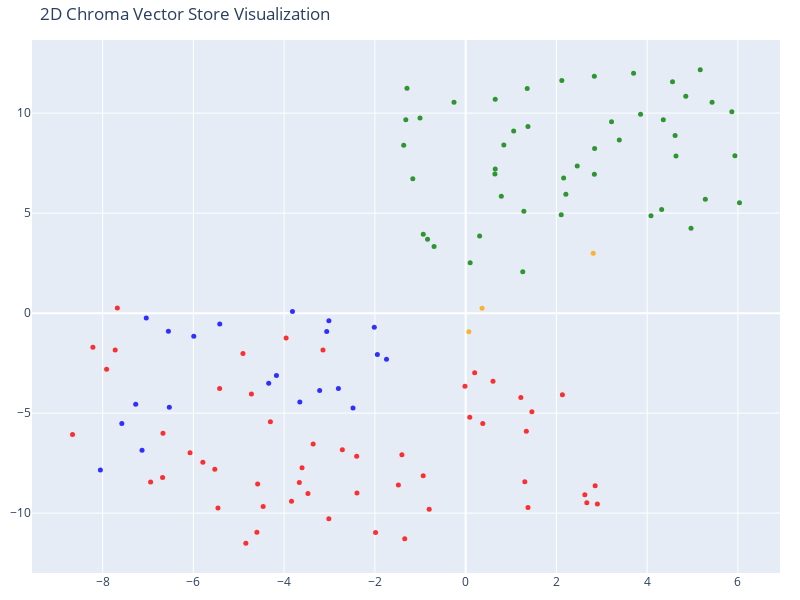

Source (notebook cell):
### Code cell
# We humans find it easier to visalize things in 2D!
# Reduce the dimensionality of the vectors to 2D using t-SNE
# (t-distributed stochastic neighbor embedding)

tsne = TSNE(n_components=2, random_state=42)
reduced_vectors = tsne.fit_transform(vectors)

# Create the 2D scatter plot
fig = go.Figure(data=[go.Scatter(
    x=reduced_vectors[:, 0],
    y=reduced_vectors[:, 1],
    mode='markers',
    marker=dict(size=5, color=colors, opacity=0.8),
    text=[f"Type: {t}<br>Text: {d[:100]}..." for t, d in zip(doc_types, documents)],
    hoverinfo='text'
)])

fig.update_layout(
    title='2D Chroma Vector Store Visualization',
    scene=dict(xaxis_title='x',yaxis_title='y'),
    width=800,
    height=600,
    margin=dict(r=20, b=10, l=10, t=40)
)

fig.show()

### Figure 1 — Plotly figure (JSON) as saved in the notebook; plotly's stock layout.template omitted (floating-point values rounded to 4 significant figures)
{"data": [{"hoverinfo": "text", "marker": {"color": ["orange", "orange", "orange", "red", "red", "red", "red", "red", "red", "red", "red", "red", "red", "red", "red", "red", "red", "red", "red", "red", "red", "red", "red", "red", "red", "red", "red", "red", "red", "red", "red", "red", "red", "red", "red", "red", "red", "red", "red", "red", "red", "red", "red", "red", "red", "red", "red", "red", "red", "red", "red", "red", "red", "red", "red", "green", "green", "green", "green", "green", "green", "green", "green", "green", "green", "green", "green", "green", "green", "green", "green", "green", "green", "green", "green", "green", "green", "green", "green", "green", "green", "green", "green", "green", "green", "green", "green", "green", "green", "green", "green", "green", "green", "green", "green", "green", "green", "green", "green", "green", "green", "green", "blue", "blue", "blue", "blue", "blue", "blue", "blue", "blue", "blue", "blue", "blue", "blue", "blue", "blue", "blue", "blue", "blue", "blue", "blue", "blue", "blue"], "opacity": 0.8, "size": 5}, "mode": "markers", "text": ["Type: company<br>Text: # About Insurellm\n\nInsurellm was founded by Avery Lancaster in 2015 as an insurance tech startup des...", "Type: company<br>Text: # Careers at Insurellm\n\nInsurellm is hiring! We are looking for talented software engineers, data sc...", "Type: company<br>Text: # Overview of Insurellm\n\nInsurellm is an innovative insurance tech firm with 200 employees across th...", "Type: contracts<br>Text: # Contract with Apex Reinsurance for Rellm: AI-Powered Enterprise Reinsurance Solution\n\n## Terms\n\n1....", "Type: contracts<br>Text: ## Renewal\n\n1. **Automatic Renewal**: This Agreement will automatically renew for successive one-yea...", "Type: contracts<br>Text: 2. **Seamless Integrations**: The architecture of Rellm allows for easy integration with existing sy...", "Type: contracts<br>Text: 1. **Technical Support**: Provider shall offer dedicated technical support to the Client via phone, ...", "Type: contracts<br>Text: **Insurellm, Inc.**  \n_____________________________  \nAuthorized Signature   \nDate: ________________...", "Type: contracts<br>Text: # Contract with Belvedere Insurance for Markellm\n\n## Terms\nThis Contract (\"Agreement\") is made and e...", "Type: contracts<br>Text: ## Renewal\n1. **Renewal Terms**: This Agreement may be renewed for additional one-year terms upon mu...", "Type: contracts<br>Text: ## Features\n1. **AI-Powered Matching**: Belvedere Insurance will benefit from Markellm's AI-powered ...", "Type: contracts<br>Text: ## Support\n1. **Technical Support**: Technical support will be available from 9 AM to 7 PM EST, Mond...", "Type: contracts<br>Text: **Belvedere Insurance**  \nSignature: ______________________  \nName: [Authorized Signatory]  \nTitle: ...", "Type: contracts<br>Text: # Contract with BrightWay Solutions for Markellm\n\n**Contract Date:** October 5, 2023  \n**Contract ID...", "Type: contracts<br>Text: 3. **Service Level Agreement (SLA):**  \n   Insurellm commits to a 99.9% uptime for the platform with...", "Type: contracts<br>Text: 2. **Real-Time Quote Availability:**  \n   Consumers sourced via BrightWay Solutions will receive rea...", "Type: contracts<br>Text: 3. **Training and Onboarding:**  \n   Insurellm agrees to provide one free training session on how to...", "Type: contracts<br>Text: # Contract with EverGuard Insurance for Rellm: AI-Powered Enterprise Reinsurance Solution\n\n**Contrac...", "Type: contracts<br>Text: 4. **Usage Rights**: EverGuard Insurance is granted a non-exclusive, non-transferable license to acc...", "Type: contracts<br>Text: 1. **Core Functionality**: Rellm provides EverGuard Insurance with advanced AI-driven analytics, sea...", "Type: contracts<br>Text: 1. **Customer Support**: Insurellm will provide EverGuard Insurance with 24/7 customer support, incl...", "Type: contracts<br>Text: ---\n\n**Signatures**  \n**For Insurellm**: __________________________  \n**Name**: John Smith  \n**Title...", "Type: contracts<br>Text: # Contract with GreenField Holdings for Markellm\n\n**Effective Date:** November 15, 2023  \n**Contract...", "Type: contracts<br>Text: ## Renewal\n1. **Automatic Renewal**: This contract will automatically renew for sequential one-year ...", "Type: contracts<br>Text: ## Features\n1. **AI-Powered Matching**: Access to advanced algorithms that connect GreenField Holdin...", "Type: contracts<br>Text: ## Support\n1. **Customer Support Access**: The Client will have access to dedicated support through ...", "Type: contracts<br>Text: **Signatures:**  \n_________________________                           _________________________  \n**...", "Type: contracts<br>Text: # Contract with Greenstone Insurance for Homellm\n\n---\n\n## Terms\n\n1. **Parties**: This Contract (\"Agr...", "Type: contracts<br>Text: 4. **Payment Terms**: \n   - The Customer shall pay an amount of $10,000 per month for the Standard T...", "Type: contracts<br>Text: ---\n\n## Features\n\n- **AI-Powered Risk Assessment**: Customer will have access to enhanced risk evalu...", "Type: contracts<br>Text: - **Customer Portal**: A dedicated portal will be provided, allowing the Customer's clients to manag...", "Type: contracts<br>Text: ______________________________  \n[Name], [Title]  \nDate: ______________________\n\n**For Greenstone In...", "Type: contracts<br>Text: # Contract with GreenValley Insurance for Homellm\n\n**Contract Date:** October 6, 2023  \n**Contract N...", "Type: contracts<br>Text: 4. **Confidentiality:** Both parties agree to maintain the confidentiality of proprietary informatio...", "Type: contracts<br>Text: 1. **AI-Powered Risk Assessment:** Access to advanced AI algorithms for real-time risk evaluations.\n...", "Type: contracts<br>Text: 3. **Regular Updates:** Insurellm will offer ongoing updates and enhancements to the Homellm platfor...", "Type: contracts<br>Text: # Contract with Pinnacle Insurance Co. for Homellm\n\n## Terms\nThis contract (\"Contract\") is entered i...", "Type: contracts<br>Text: ## Renewal\n1. **Renewal Terms**: At the end of the initial term, this Contract shall automatically r...", "Type: contracts<br>Text: ## Features\n1. **AI-Powered Risk Assessment**: Utilized for tailored underwriting decisions specific...", "Type: contracts<br>Text: ## Support\n1. **Technical Support**: Insurellm shall provide 24/7 technical support via an email and...", "Type: contracts<br>Text: # Contract with Roadway Insurance Inc. for Carllm\n\n---\n\n## Terms\n\n1. **Agreement Effective Date**: T...", "Type: contracts<br>Text: ---\n\n## Renewal\n\n1. **Automatic Renewal**: This agreement will automatically renew for an additional...", "Type: contracts<br>Text: ---\n\n## Features\n\n1. **Access to Core Features**: Roadway Insurance Inc. will have access to all Pro...", "Type: contracts<br>Text: ---\n\n## Support\n\n1. **Technical Support**: Roadway Insurance Inc. will receive priority technical su...", "Type: contracts<br>Text: # Contract with Stellar Insurance Co. for Rellm\n\n## Terms\nThis contract is made between **Insurellm*...", "Type: contracts<br>Text: ### Termination\nEither party may terminate this agreement with a **30-day written notice**. In the e...", "Type: contracts<br>Text: ## Features\nStellar Insurance Co. will receive access to the following features of the Rellm product...", "Type: contracts<br>Text: ## Support\nInsurellm provides Stellar Insurance Co. with the following support services:\n\n- **24/7 T...", "Type: contracts<br>Text: # Contract with TechDrive Insurance for Carllm\n\n**Contract Date:** October 1, 2024  \n**Contract Dura...", "Type: contracts<br>Text: ## Renewal\n\n1. **Automatic Renewal**: This contract shall automatically renew for additional one-yea...", "Type: contracts<br>Text: ## Support\n\n1. **Customer Support**: Insurellm will provide 24/7 customer support to TechDrive Insur...", "Type: contracts<br>Text: **TechDrive Insurance Representative:**  \nName: Sarah Johnson  \nTitle: Operations Director  \nDate: _...", "Type: contracts<br>Text: # Contract with Velocity Auto Solutions for Carllm\n\n**Contract Date:** October 1, 2023  \n**Contract ...", "Type: contracts<br>Text: ## Renewal\n\n1. **Automatic Renewal**: This contract will automatically renew for successive 12-month...", "Type: contracts<br>Text: ## Support\n\n1. **Customer Support**: Velocity Auto Solutions will have access to Insurellm’s custome...", "Type: employees<br>Text: # HR Record\n\n# Alex Chen\n\n## Summary\n- **Date of Birth:** March 15, 1990  \n- **Job Title:** Backend ...", "Type: employees<br>Text: ## Annual Performance History\n- **2020:**  \n  - Completed onboarding successfully.  \n  - Met expecta...", "Type: employees<br>Text: ## Compensation History\n- **2020:** Base Salary: $80,000  \n- **2021:** Base Salary Increase to $90,0...", "Type: employees<br>Text: Alex Chen continues to be a vital asset at Insurellm, contributing significantly to innovative backe...", "Type: employees<br>Text: # HR Record\n\n# Alex Harper\n\n## Summary\n- **Date of Birth**: March 15, 1993  \n- **Job Title**: Sales ...", "Type: employees<br>Text: ## Annual Performance History  \n- **2021**:  \n  - **Performance Rating**: 4.5/5  \n  - **Key Achievem...", "Type: employees<br>Text: - **2022**:  \n  - **Base Salary**: $65,000 (Promotion to Senior SDR)  \n  - **Bonus**: $13,000 (20% o...", "Type: employees<br>Text: # HR Record\n\n# Alex Thomson\n\n## Summary\n- **Date of Birth:** March 15, 1995  \n- **Job Title:** Sales...", "Type: employees<br>Text: ## Annual Performance History  \n- **2022** - Rated as \"Exceeds Expectations.\" Alex Thomson achieved ...", "Type: employees<br>Text: ## Other HR Notes\n- Alex Thomson is an active member of the Diversity and Inclusion committee at Ins...", "Type: employees<br>Text: # Avery Lancaster\n\n## Summary\n- **Date of Birth**: March 15, 1985  \n- **Job Title**: Co-Founder & Ch...", "Type: employees<br>Text: - **2010 - 2013**: Business Analyst at Edge Analytics  \n  Prior to joining Innovate, Avery worked as...", "Type: employees<br>Text: - **2018**: **Exceeds Expectations**  \n  Under Avery’s pivoted vision, Insurellm launched two new su...", "Type: employees<br>Text: - **2022**: **Satisfactory**  \n  Avery focused on rebuilding team dynamics and addressing employee c...", "Type: employees<br>Text: ## Compensation History\n- **2015**: $150,000 base salary + Significant equity stake  \n- **2016**: $1...", "Type: employees<br>Text: ## Other HR Notes\n- **Professional Development**: Avery has actively participated in leadership trai...", "Type: employees<br>Text: # HR Record\n\n# Emily Carter\n\n## Summary\n- **Date of Birth:** August 12, 1990  \n- **Job Title:** Acco...", "Type: employees<br>Text: - **2017-2019:** Marketing Intern  \n  - Assisted with market research and campaign development for s...", "Type: employees<br>Text: ## Compensation History\n| Year | Base Salary | Bonus         | Total Compensation |\n|------|--------...", "Type: employees<br>Text: Emily Carter exemplifies the kind of talent that drives Insurellm's success and is an invaluable ass...", "Type: employees<br>Text: # HR Record\n\n# Emily Tran\n\n## Summary\n- **Date of Birth:** March 18, 1991  \n- **Job Title:** Digital...", "Type: employees<br>Text: - **January 2017 - May 2018**: Marketing Intern  \n  - Supported the Marketing team by collaborating ...", "Type: employees<br>Text: - **2021**:  \n  - Performance Rating: Meets Expectations  \n  - Key Achievements: Contributed to the ...", "Type: employees<br>Text: - **Professional Development Goals**:  \n  - Emily Tran aims to become a Marketing Manager within the...", "Type: employees<br>Text: # HR Record\n\n# Jordan Blake\n\n## Summary\n- **Date of Birth:** March 15, 1993  \n- **Job Title:** Sales...", "Type: employees<br>Text: ## Annual Performance History\n- **2021:** First year at Insurellm; achieved 90% of monthly targets. ...", "Type: employees<br>Text: ## Other HR Notes\n- Jordan has shown an interest in continuing education, actively participating in ...", "Type: employees<br>Text: # HR Record\n\n# Jordan K. Bishop\n\n## Summary\n- **Date of Birth:** March 15, 1990\n- **Job Title:** Fro...", "Type: employees<br>Text: ## Annual Performance History\n- **2019:** Exceeds Expectations - Continuously delivered high-quality...", "Type: employees<br>Text: ## Compensation History\n- **June 2018:** Starting Salary - $85,000\n- **June 2019:** Salary Increase ...", "Type: employees<br>Text: ## Other HR Notes\n- Jordan K. Bishop has been an integral part of club initiatives, including the In...", "Type: employees<br>Text: # HR Record\n\n# Maxine Thompson\n\n## Summary\n- **Date of Birth:** January 15, 1991  \n- **Job Title:** ...", "Type: employees<br>Text: ## Insurellm Career Progression\n- **January 2017 - October 2018**: **Junior Data Engineer**  \n  * Ma...", "Type: employees<br>Text: ## Annual Performance History\n- **2017**: *Meets Expectations*  \n  Maxine showed potential in her ro...", "Type: employees<br>Text: - **2021**: *Exceeds Expectations*  \n  Maxine spearheaded the transition to a new data warehousing s...", "Type: employees<br>Text: ## Compensation History\n- **2017**: $70,000 (Junior Data Engineer)  \n- **2018**: $75,000 (Junior Dat...", "Type: employees<br>Text: # HR Record\n\n# Oliver Spencer\n\n## Summary\n- **Date of Birth**: May 14, 1990  \n- **Job Title**: Backe...", "Type: employees<br>Text: ## Annual Performance History\n- **2018**: **3/5** - Adaptable team player but still learning to take...", "Type: employees<br>Text: ## Compensation History\n- **March 2018**: Initial salary of $80,000.\n- **July 2019**: Salary increas...", "Type: employees<br>Text: # Samantha Greene\n\n## Summary\n- **Date of Birth:** October 14, 1990\n- **Job Title:** HR Generalist\n-...", "Type: employees<br>Text: ## Annual Performance History\n- **2020:** Exceeds Expectations  \n  Samantha Greene demonstrated exce...", "Type: employees<br>Text: ## Compensation History\n- **2020:** Base Salary - $55,000  \n  The entry-level salary matched industr...", "Type: employees<br>Text: - **2023:** Base Salary - $70,000  \n  Recognized for substantial improvement in employee relations m...", "Type: employees<br>Text: # HR Record\n\n# Samuel Trenton\n\n## Summary\n- **Date of Birth:** April 12, 1989  \n- **Job Title:** Sen...", "Type: employees<br>Text: ## Annual Performance History\n- **2023:** Rating: 4.5/5  \n  *Samuel exceeded expectations, successfu...", "Type: employees<br>Text: ## Compensation History\n- **2023:** Base Salary: $115,000 + Bonus: $15,000  \n  *Annual bonus based o...", "Type: employees<br>Text: - **Engagement in Company Culture:** Regularly participates in team-building events and contributes ...", "Type: products<br>Text: # Product Summary\n\n# Carllm\n\n## Summary\n\nCarllm is an innovative auto insurance product developed by...", "Type: products<br>Text: - **Instant Quoting**: With Carllm, insurance companies can offer near-instant quotes to customers, ...", "Type: products<br>Text: - **Mobile Integration**: Carllm is designed to work seamlessly with mobile applications, providing ...", "Type: products<br>Text: - **Professional Tier**: $2,500/month\n  - For medium-sized companies.\n  - All Basic Tier features pl...", "Type: products<br>Text: ### Q2 2025: Customer Experience Improvements\n- Launch of a new **mobile app** for end-users.\n- Intr...", "Type: products<br>Text: # Product Summary\n\n# Homellm\n\n## Summary\nHomellm is an innovative home insurance product developed b...", "Type: products<br>Text: ### 2. Dynamic Pricing Model\nWith Homellm's innovative dynamic pricing model, insurance providers ca...", "Type: products<br>Text: ### 5. Multi-Channel Integration\nHomellm seamlessly integrates into existing insurance platforms, pr...", "Type: products<br>Text: - **Basic Tier:** Starting at $5,000/month for small insurers with basic integration features.\n- **S...", "Type: products<br>Text: All tiers include a comprehensive training program and ongoing updates to ensure optimal performance...", "Type: products<br>Text: With Homellm, Insurellm is committed to transforming the landscape of home insurance, ensuring both ...", "Type: products<br>Text: # Product Summary\n\n# Markellm\n\n## Summary\n\nMarkellm is an innovative two-sided marketplace designed ...", "Type: products<br>Text: - **User-Friendly Interface**: Designed with user experience in mind, Markellm features an intuitive...", "Type: products<br>Text: - **Customer Support**: Our dedicated support team is always available to assist both consumers and ...", "Type: products<br>Text: ### For Insurance Companies:\n- **Basic Listing Fee**: $199/month for a featured listing on the platf...", "Type: products<br>Text: ### Q3 2025\n- Initiate a comprehensive marketing campaign targeting both consumers and insurers to i...", "Type: products<br>Text: # Product Summary\n\n# Rellm: AI-Powered Enterprise Reinsurance Solution\n\n## Summary\n\nRellm is an inno...", "Type: products<br>Text: ### Seamless Integrations\nRellm's architecture is designed for effortless integration with existing ...", "Type: products<br>Text: ### Regulatory Compliance Tools\nRellm includes built-in compliance tracking features to help organiz...", "Type: products<br>Text: Join the growing number of organizations leveraging Rellm to enhance their reinsurance processes whi...", "Type: products<br>Text: Experience the future of reinsurance with Rellm, where innovation meets reliability. Let Insurellm h..."], "type": "scatter", "x": [0.3618, 2.811, 0.07066, -6.943, 1.304, -8.664, -4.584, -4.601, -1.483, 2.903, -4.908, -3.837, -0.9354, -8.215, -7.913, -7.723, -4.463, -6.679, -5.791, -6.074, -5.528, -5.458, -2.395, 2.626, -3.957, -7.675, -4.844, -2.401, 1.374, -4.721, -3.665, -1.405, -2.717, -3.361, -4.303, -3.606, -0.8037, 2.67, -5.422, -3.476, 2.132, 2.854, -3.144, 0.1987, -1.985, -1.342, -6.671, -3.015, 1.216, 1.459, -0.01478, 0.6025, 0.3767, 1.337, 0.09087, 0.6521, 0.8414, 5.431, 1.259, 2.459, 3.386, 3.215, 2.159, 4.356, 2.208, 0.09897, -0.6961, -0.9341, -0.8398, 4.559, 0.3074, 2.842, 4.966, 5.934, 6.034, 4.084, 4.319, 4.635, 5.282, 2.837, 4.616, 2.106, 0.786, 1.058, 5.17, 1.283, -1.293, -1.006, 0.6519, -1.319, -0.2569, 0.6449, 1.373, 5.866, 2.119, 1.356, 3.7, 2.835, -1.365, 3.855, 4.851, -1.165, -2.013, -3.062, -1.946, -1.744, -3.014, -4.17, -4.34, -3.217, -2.483, -3.654, -2.804, -5.418, -5.991, -6.551, -7.039, -3.816, -6.53, -7.577, -7.132, -7.271, -8.05], "y": [0.2395, 2.994, -0.9312, -8.447, -8.43, -6.071, -8.542, -10.95, -8.592, -9.546, -2.012, -9.411, -8.131, -1.702, -2.809, -1.841, -9.67, -8.216, -7.46, -6.977, -7.808, -9.741, -8.994, -9.077, -1.244, 0.2629, -11.5, -7.152, -9.717, -4.041, -8.472, -7.08, -6.826, -6.545, -5.426, -7.733, -9.802, -9.482, -3.767, -9.018, -4.076, -8.625, -1.848, -2.977, -10.97, -11.28, -6.001, -10.28, -4.219, -4.93, -3.654, -3.401, -5.52, -5.907, -5.203, 7.21, 8.408, 10.54, 2.066, 7.356, 8.652, 9.564, 6.754, 9.672, 5.948, 2.521, 3.333, 3.945, 3.697, 11.57, 3.859, 8.231, 4.249, 7.867, 5.519, 4.863, 5.186, 7.858, 5.688, 6.939, 8.877, 4.916, 5.846, 9.104, 12.17, 5.098, 11.25, 9.754, 10.69, 9.665, 10.54, 6.96, 9.338, 10.07, 11.63, 11.24, 11.99, 11.84, 8.39, 9.941, 10.84, 6.714, -0.7092, -0.9173, -2.072, -2.305, -0.3849, -3.119, -3.507, -3.874, -4.746, -4.441, -3.767, -0.5485, -1.15, -0.9055, -0.2383, 0.08436, -4.703, -5.517, -6.854, -4.555, -7.848]}], "layout": {"height": 600, "margin": {"b": 10, "l": 10, "r": 20, "t": 40}, "scene": {"xaxis": {"title": {"text": "x"}}, "yaxis": {"title": {"text": "y"}}}, "title": {"text": "2D Chroma Vector Store Visualization"}, "width": 800}}
